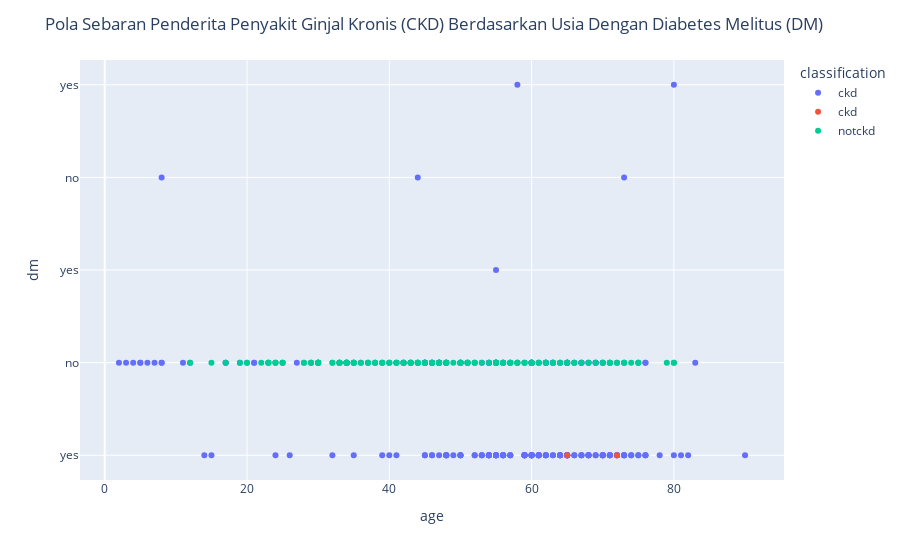

Source (notebook cell):
### Markdown cell above
- Explorary Data Analisis (EDA)

### Code cell
fig = px.scatter(data,
    x = data['age'], y = data['dm'],
    color="classification")
fig.update_layout(title='Pola Sebaran Penderita Penyakit Ginjal Kronis (CKD) Berdasarkan Usia Dengan Diabetes Melitus (DM)')
fig.show()

### Figure 1 — Plotly figure (JSON) as saved in the notebook; plotly's stock layout.template omitted (floating-point values rounded to 4 significant figures; data arrays with more than 128 entries replaced by an {"elided": "..."} marker saying what was removed)
{"data": [{"hovertemplate": "classification=ckd<br>age=%{x}<br>dm=%{y}<extra></extra>", "legendgroup": "ckd", "marker": {"color": "#636efa", "symbol": "circle"}, "mode": "markers", "name": "ckd", "orientation": "h", "showlegend": true, "type": "scatter", "x": {"elided": "248 int values"}, "xaxis": "x", "y": {"elided": "248 str values"}, "yaxis": "y"}, {"hovertemplate": "classification=ckd\t<br>age=%{x}<br>dm=%{y}<extra></extra>", "legendgroup": "ckd\t", "marker": {"color": "#EF553B", "symbol": "circle"}, "mode": "markers", "name": "ckd\t", "orientation": "h", "showlegend": true, "type": "scatter", "x": [72, 65], "xaxis": "x", "y": ["yes", "yes"], "yaxis": "y"}, {"hovertemplate": "classification=notckd<br>age=%{x}<br>dm=%{y}<extra></extra>", "legendgroup": "notckd", "marker": {"color": "#00cc96", "symbol": "circle"}, "mode": "markers", "name": "notckd", "orientation": "h", "showlegend": true, "type": "scatter", "x": {"elided": "150 int values"}, "xaxis": "x", "y": {"elided": "150 str values"}, "yaxis": "y"}], "layout": {"legend": {"title": {"text": "classification"}, "tracegroupgap": 0}, "margin": {"t": 60}, "title": {"text": "Pola Sebaran Penderita Penyakit Ginjal Kronis (CKD) Berdasarkan Usia Dengan Diabetes Melitus (DM)"}, "xaxis": {"anchor": "y", "domain": [0, 1], "title": {"text": "age"}}, "yaxis": {"anchor": "x", "domain": [0, 1], "title": {"text": "dm"}}}}
